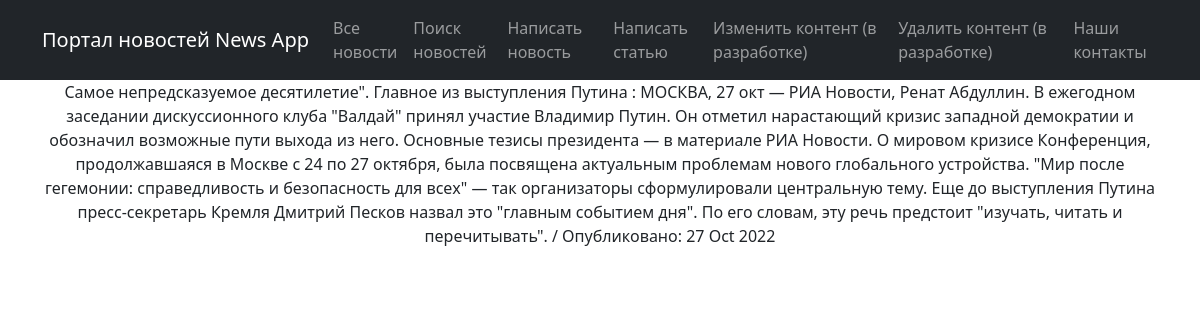
/news/5, run on the app's committed database.
### news_app/models.py (models this page shows, shortened)
class Post(models.Model):
	NEWS = 'NW'
	ARTICLE = 'AR'
	POST_TYPE = (
		(NEWS, 'Новость'),
		(ARTICLE, 'Статья')
	)
	categoryType = models.CharField(max_length=2, choices=POST_TYPE, default=ARTICLE)
	postTime = models.DateTimeField(auto_now_add=True)
	title = models.CharField(max_length=128)
	content = models.TextField()
	rating = models.SmallIntegerField(default=0)
	author = models.ForeignKey(Author, on_delete=models.CASCADE)
	category = models.ManyToManyField(Category, through='PostCategory')

### news_app/views.py (the view)
# urls.py: path('<int:pk>', PostDetail.as_view(), name='posts_detail'),
class PostDetail(DetailView):
    raise_exception = True
    model = Post
    template_name = 'post.html'
    context_object_name = 'post'

### news_app/templatetags/custom_filters.py (called while the page is built)
@register.filter()
def censor(value):
	stop_list_words = ['сосала', 'валят']
	for word in value.split():
		if word.lower() in stop_list_words:
			value = value.replace(word, f'{word[0]}{"*" * (len(word)-1)}')
	return value

### templates/post.html (shortened to what this page needs)
{% extends 'flatpages/default.html' %}
{% load custom_filters %}
{% block content %}
    <td>{{   post.title   }} : </td>
    <td>{{   post.content|censor   }} / </td>
    <td>Опубликовано: {{   post.postTime|date:'d M Y'   }}</td>
{% endblock content %}

### data on the page
Post: title "Самое непредсказуемое десятилетие\". Главное из выступления Путина", content|censor "МОСКВА, 27 окт — РИА Новости, Ренат Абдуллин. В ежегодном заседании дискуссионного клуба \"Валдай\" принял участие Владимир Путин. Он отметил нарастающий кризис западной демократии и обозначил возможные пути выхода из него. Основные тезисы президента — в материале РИА Новости. О мировом кризисе Конференция, продолжавшаяся в Москве с 24 по 27 октября, была посвящена актуальным проблемам нового глобального устройства. \"Мир после гегемонии: справедливость и безопасность для всех\" — так организаторы сформулировали центральную тему. Еще до выступления Путина пресс-секретарь Кремля Дмитрий Песков назвал это \"главным событием дня\". По его словам, эту речь предстоит \"изучать, читать и перечитывать\".", postTime "27 Oct 2022"
